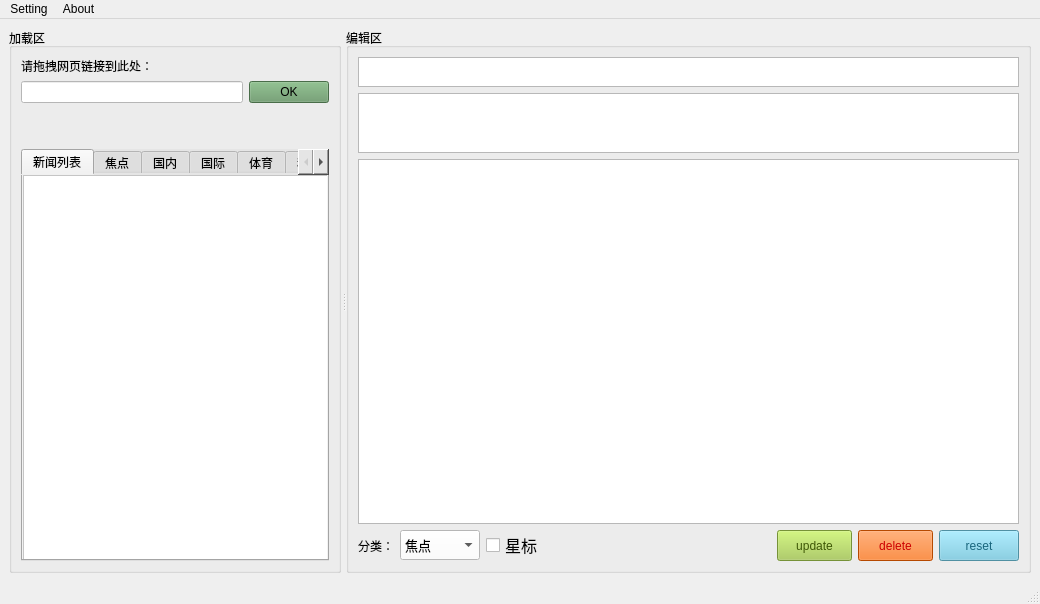
<?xml version="1.0" encoding="UTF-8"?>
<ui version="4.0">
 <class>MainWindow</class>
 <widget class="QMainWindow" name="MainWindow">
  <property name="geometry">
   <rect>
    <x>0</x>
    <y>0</y>
    <width>1040</width>
    <height>604</height>
   </rect>
  </property>
  <property name="windowTitle">
   <string>MainWindow</string>
  </property>
  <widget class="QWidget" name="centralwidget">
   <property name="layoutDirection">
    <enum>Qt::LeftToRight</enum>
   </property>
   <layout class="QHBoxLayout" name="horizontalLayout_4">
    <item>
     <widget class="QSplitter" name="splitter">
      <property name="enabled">
       <bool>true</bool>
      </property>
      <property name="sizePolicy">
       <sizepolicy hsizetype="Expanding" vsizetype="Preferred">
        <horstretch>0</horstretch>
        <verstretch>0</verstretch>
       </sizepolicy>
      </property>
      <property name="orientation">
       <enum>Qt::Horizontal</enum>
      </property>
      <property name="opaqueResize">
       <bool>true</bool>
      </property>
      <property name="handleWidth">
       <number>5</number>
      </property>
      <property name="childrenCollapsible">
       <bool>true</bool>
      </property>
      <widget class="QGroupBox" name="groupBox">
       <property name="enabled">
        <bool>true</bool>
       </property>
       <property name="sizePolicy">
        <sizepolicy hsizetype="Expanding" vsizetype="Preferred">
         <horstretch>0</horstretch>
         <verstretch>0</verstretch>
        </sizepolicy>
       </property>
       <property name="minimumSize">
        <size>
         <width>200</width>
         <height>0</height>
        </size>
       </property>
       <property name="title">
        <string>加载区</string>
       </property>
       <layout class="QVBoxLayout" name="verticalLayout_4">
        <item>
         <layout class="QVBoxLayout" name="verticalLayout_2">
          <item>
           <layout class="QVBoxLayout" name="verticalLayout">
            <item>
             <widget class="QLabel" name="label">
              <property name="text">
               <string>请拖拽网页链接到此处：</string>
              </property>
             </widget>
            </item>
            <item>
             <layout class="QHBoxLayout" name="horizontalLayout">
              <item>
               <widget class="QLineEdit" name="urlLine">
                <property name="styleSheet">
                 <string notr="true">background:white;</string>
                </property>
                <property name="text">
                 <string/>
                </property>
               </widget>
              </item>
              <item>
               <widget class="QPushButton" name="okbutton">
                <property name="styleSheet">
                 <string notr="true">background:#669966;
font: 10pt &quot;Arial&quot;;</string>
                </property>
                <property name="text">
                 <string>OK</string>
                </property>
               </widget>
              </item>
             </layout>
            </item>
           </layout>
          </item>
          <item>
           <spacer name="verticalSpacer">
            <property name="orientation">
             <enum>Qt::Vertical</enum>
            </property>
            <property name="sizeType">
             <enum>QSizePolicy::Fixed</enum>
            </property>
            <property name="sizeHint" stdset="0">
             <size>
              <width>20</width>
              <height>40</height>
             </size>
            </property>
           </spacer>
          </item>
          <item>
           <widget class="QTabWidget" name="tabWidget">
            <property name="sizePolicy">
             <sizepolicy hsizetype="Expanding" vsizetype="Expanding">
              <horstretch>0</horstretch>
              <verstretch>0</verstretch>
             </sizepolicy>
            </property>
            <property name="minimumSize">
             <size>
              <width>200</width>
              <height>0</height>
             </size>
            </property>
            <property name="mouseTracking">
             <bool>false</bool>
            </property>
            <property name="focusPolicy">
             <enum>Qt::TabFocus</enum>
            </property>
            <property name="contextMenuPolicy">
             <enum>Qt::DefaultContextMenu</enum>
            </property>
            <property name="acceptDrops">
             <bool>true</bool>
            </property>
            <property name="styleSheet">
             <string notr="true">background:rgb(229, 229, 229)</string>
            </property>
            <property name="tabPosition">
             <enum>QTabWidget::North</enum>
            </property>
            <property name="tabShape">
             <enum>QTabWidget::Rounded</enum>
            </property>
            <property name="currentIndex">
             <number>0</number>
            </property>
            <property name="elideMode">
             <enum>Qt::ElideNone</enum>
            </property>
            <widget class="QWidget" name="tab2">
             <property name="sizePolicy">
              <sizepolicy hsizetype="Preferred" vsizetype="Preferred">
               <horstretch>0</horstretch>
               <verstretch>0</verstretch>
              </sizepolicy>
             </property>
             <property name="styleSheet">
              <string notr="true">background:white;</string>
             </property>
             <attribute name="title">
              <string>新闻列表</string>
             </attribute>
             <widget class="QTableView" name="tableView">
              <property name="geometry">
               <rect>
                <x>0</x>
                <y>0</y>
                <width>600</width>
                <height>409</height>
               </rect>
              </property>
              <property name="sizePolicy">
               <sizepolicy hsizetype="Expanding" vsizetype="Expanding">
                <horstretch>0</horstretch>
                <verstretch>0</verstretch>
               </sizepolicy>
              </property>
              <property name="minimumSize">
               <size>
                <width>0</width>
                <height>0</height>
               </size>
              </property>
              <property name="styleSheet">
               <string notr="true">background:white;</string>
              </property>
              <property name="verticalScrollBarPolicy">
               <enum>Qt::ScrollBarAsNeeded</enum>
              </property>
              <property name="horizontalScrollBarPolicy">
               <enum>Qt::ScrollBarAsNeeded</enum>
              </property>
              <property name="editTriggers">
               <set>QAbstractItemView::NoEditTriggers</set>
              </property>
              <property name="dragEnabled">
               <bool>true</bool>
              </property>
              <property name="sortingEnabled">
               <bool>true</bool>
              </property>
             </widget>
            </widget>
            <widget class="QWidget" name="tab">
             <property name="styleSheet">
              <string notr="true">background:white;</string>
             </property>
             <attribute name="title">
              <string>焦点</string>
             </attribute>
             <widget class="QTableView" name="tableView_1">
              <property name="geometry">
               <rect>
                <x>0</x>
                <y>0</y>
                <width>600</width>
                <height>409</height>
               </rect>
              </property>
              <property name="styleSheet">
               <string notr="true">background:white;</string>
              </property>
              <property name="editTriggers">
               <set>QAbstractItemView::NoEditTriggers</set>
              </property>
              <property name="dragEnabled">
               <bool>true</bool>
              </property>
              <property name="sortingEnabled">
               <bool>true</bool>
              </property>
             </widget>
            </widget>
            <widget class="QWidget" name="tab_2">
             <property name="styleSheet">
              <string notr="true">background:white;</string>
             </property>
             <attribute name="title">
              <string>国内</string>
             </attribute>
             <widget class="QTableView" name="tableView_2">
              <property name="geometry">
               <rect>
                <x>0</x>
                <y>0</y>
                <width>600</width>
                <height>409</height>
               </rect>
              </property>
              <property name="styleSheet">
               <string notr="true">background:white;</string>
              </property>
              <property name="editTriggers">
               <set>QAbstractItemView::NoEditTriggers</set>
              </property>
              <property name="dragEnabled">
               <bool>true</bool>
              </property>
              <property name="sortingEnabled">
               <bool>true</bool>
              </property>
             </widget>
            </widget>
            <widget class="QWidget" name="tab_3">
             <property name="styleSheet">
              <string notr="true">background:white;</string>
             </property>
             <attribute name="title">
              <string>国际</string>
             </attribute>
             <widget class="QTableView" name="tableView_3">
              <property name="geometry">
               <rect>
                <x>0</x>
                <y>0</y>
                <width>600</width>
                <height>409</height>
               </rect>
              </property>
              <property name="styleSheet">
               <string notr="true">background:white;</string>
              </property>
              <property name="editTriggers">
               <set>QAbstractItemView::NoEditTriggers</set>
              </property>
              <property name="dragEnabled">
               <bool>true</bool>
              </property>
              <property name="sortingEnabled">
               <bool>true</bool>
              </property>
             </widget>
            </widget>
            <widget class="QWidget" name="tab_4">
             <property name="styleSheet">
              <string notr="true">background:white;</string>
             </property>
             <attribute name="title">
              <string>体育</string>
             </attribute>
             <widget class="QTableView" name="tableView_4">
              <property name="geometry">
               <rect>
                <x>0</x>
                <y>0</y>
                <width>600</width>
                <height>409</height>
               </rect>
              </property>
              <property name="styleSheet">
               <string notr="true">background:white;</string>
              </property>
              <property name="editTriggers">
               <set>QAbstractItemView::NoEditTriggers</set>
              </property>
              <property name="dragEnabled">
               <bool>true</bool>
              </property>
              <property name="sortingEnabled">
               <bool>true</bool>
              </property>
             </widget>
            </widget>
            <widget class="QWidget" name="tab_6">
             <property name="styleSheet">
              <string notr="true">background:white;</string>
             </property>
             <attribute name="title">
              <string>科技</string>
             </attribute>
             <widget class="QTableView" name="tableView_6">
              <property name="geometry">
               <rect>
                <x>0</x>
                <y>0</y>
                <width>600</width>
                <height>409</height>
               </rect>
              </property>
              <property name="styleSheet">
               <string notr="true">background:white;</string>
              </property>
              <property name="editTriggers">
               <set>QAbstractItemView::NoEditTriggers</set>
              </property>
              <property name="dragEnabled">
               <bool>true</bool>
              </property>
              <property name="sortingEnabled">
               <bool>true</bool>
              </property>
             </widget>
            </widget>
            <widget class="QWidget" name="tab_5">
             <property name="styleSheet">
              <string notr="true">background:white;</string>
             </property>
             <attribute name="title">
              <string>文娱</string>
             </attribute>
             <widget class="QTableView" name="tableView_5">
              <property name="geometry">
               <rect>
                <x>0</x>
                <y>0</y>
                <width>600</width>
                <height>409</height>
               </rect>
              </property>
              <property name="styleSheet">
               <string notr="true">background:white;</string>
              </property>
              <property name="editTriggers">
               <set>QAbstractItemView::NoEditTriggers</set>
              </property>
              <property name="dragEnabled">
               <bool>true</bool>
              </property>
              <property name="sortingEnabled">
               <bool>true</bool>
              </property>
             </widget>
            </widget>
           </widget>
          </item>
         </layout>
        </item>
       </layout>
      </widget>
      <widget class="QGroupBox" name="groupBox_2">
       <property name="enabled">
        <bool>true</bool>
       </property>
       <property name="minimumSize">
        <size>
         <width>450</width>
         <height>0</height>
        </size>
       </property>
       <property name="styleSheet">
        <string notr="true"/>
       </property>
       <property name="title">
        <string>编辑区</string>
       </property>
       <layout class="QVBoxLayout" name="verticalLayout_3">
        <item>
         <widget class="QTextEdit" name="titleedit">
          <property name="sizePolicy">
           <sizepolicy hsizetype="Expanding" vsizetype="Fixed">
            <horstretch>0</horstretch>
            <verstretch>0</verstretch>
           </sizepolicy>
          </property>
          <property name="maximumSize">
           <size>
            <width>16777215</width>
            <height>30</height>
           </size>
          </property>
          <property name="sizeIncrement">
           <size>
            <width>2</width>
            <height>0</height>
           </size>
          </property>
          <property name="baseSize">
           <size>
            <width>0</width>
            <height>0</height>
           </size>
          </property>
          <property name="font">
           <font>
            <pointsize>12</pointsize>
           </font>
          </property>
          <property name="styleSheet">
           <string notr="true"/>
          </property>
         </widget>
        </item>
        <item>
         <widget class="QTextEdit" name="digestedit">
          <property name="maximumSize">
           <size>
            <width>16777215</width>
            <height>60</height>
           </size>
          </property>
          <property name="font">
           <font>
            <pointsize>12</pointsize>
           </font>
          </property>
          <property name="styleSheet">
           <string notr="true"/>
          </property>
         </widget>
        </item>
        <item>
         <widget class="QTextEdit" name="bodyedit">
          <property name="sizePolicy">
           <sizepolicy hsizetype="Expanding" vsizetype="Expanding">
            <horstretch>0</horstretch>
            <verstretch>0</verstretch>
           </sizepolicy>
          </property>
          <property name="font">
           <font>
            <pointsize>14</pointsize>
           </font>
          </property>
          <property name="styleSheet">
           <string notr="true"/>
          </property>
         </widget>
        </item>
        <item>
         <layout class="QHBoxLayout" name="horizontalLayout_3">
          <property name="sizeConstraint">
           <enum>QLayout::SetFixedSize</enum>
          </property>
          <item>
           <widget class="QLabel" name="label_2">
            <property name="sizePolicy">
             <sizepolicy hsizetype="Preferred" vsizetype="Preferred">
              <horstretch>0</horstretch>
              <verstretch>30</verstretch>
             </sizepolicy>
            </property>
            <property name="minimumSize">
             <size>
              <width>30</width>
              <height>30</height>
             </size>
            </property>
            <property name="layoutDirection">
             <enum>Qt::LeftToRight</enum>
            </property>
            <property name="text">
             <string>分类：</string>
            </property>
           </widget>
          </item>
          <item>
           <widget class="QComboBox" name="categorizebox_m">
            <property name="minimumSize">
             <size>
              <width>80</width>
              <height>30</height>
             </size>
            </property>
            <property name="font">
             <font>
              <family>SimSun-ExtB</family>
              <pointsize>10</pointsize>
              <weight>50</weight>
              <bold>false</bold>
              <kerning>true</kerning>
             </font>
            </property>
            <property name="styleSheet">
             <string notr="true">background:#FFFFFF;</string>
            </property>
            <item>
             <property name="text">
              <string>焦点</string>
             </property>
            </item>
            <item>
             <property name="text">
              <string>国内</string>
             </property>
            </item>
            <item>
             <property name="text">
              <string>国际</string>
             </property>
            </item>
            <item>
             <property name="text">
              <string>体育</string>
             </property>
            </item>
            <item>
             <property name="text">
              <string>文娱</string>
             </property>
            </item>
            <item>
             <property name="text">
              <string>科技</string>
             </property>
            </item>
           </widget>
          </item>
          <item>
           <widget class="QCheckBox" name="starbox">
            <property name="font">
             <font>
              <pointsize>12</pointsize>
             </font>
            </property>
            <property name="text">
             <string>星标</string>
            </property>
           </widget>
          </item>
          <item>
           <spacer name="horizontalSpacer">
            <property name="orientation">
             <enum>Qt::Horizontal</enum>
            </property>
            <property name="sizeType">
             <enum>QSizePolicy::MinimumExpanding</enum>
            </property>
            <property name="sizeHint" stdset="0">
             <size>
              <width>13</width>
              <height>13</height>
             </size>
            </property>
           </spacer>
          </item>
          <item>
           <layout class="QHBoxLayout" name="horizontalLayout_2">
            <property name="sizeConstraint">
             <enum>QLayout::SetFixedSize</enum>
            </property>
            <item>
             <widget class="QPushButton" name="updatebutton">
              <property name="sizePolicy">
               <sizepolicy hsizetype="Fixed" vsizetype="Fixed">
                <horstretch>0</horstretch>
                <verstretch>0</verstretch>
               </sizepolicy>
              </property>
              <property name="minimumSize">
               <size>
                <width>75</width>
                <height>31</height>
               </size>
              </property>
              <property name="styleSheet">
               <string notr="true">color: #3e5706;
background: #a5cd4e;
font: 15pt &quot;Arial&quot;;
padding:5px 0;

   </string>
              </property>
              <property name="text">
               <string>update</string>
              </property>
             </widget>
            </item>
            <item>
             <widget class="QPushButton" name="deletebutton">
              <property name="sizePolicy">
               <sizepolicy hsizetype="Minimum" vsizetype="Fixed">
                <horstretch>0</horstretch>
                <verstretch>0</verstretch>
               </sizepolicy>
              </property>
              <property name="minimumSize">
               <size>
                <width>75</width>
                <height>31</height>
               </size>
              </property>
              <property name="styleSheet">
               <string notr="true">color:#CC0000;
background:#FF6600;
font: 15pt &quot;Arial&quot;;
padding:5px 0;
</string>
              </property>
              <property name="text">
               <string>delete</string>
              </property>
             </widget>
            </item>
            <item>
             <widget class="QPushButton" name="resetbutton">
              <property name="sizePolicy">
               <sizepolicy hsizetype="Minimum" vsizetype="Fixed">
                <horstretch>0</horstretch>
                <verstretch>0</verstretch>
               </sizepolicy>
              </property>
              <property name="minimumSize">
               <size>
                <width>75</width>
                <height>31</height>
               </size>
              </property>
              <property name="styleSheet">
               <string notr="true">color: #19667d;
background: #70c9e3;
font: 75 16pt &quot;Arial&quot;;</string>
              </property>
              <property name="text">
               <string>reset</string>
              </property>
             </widget>
            </item>
           </layout>
          </item>
         </layout>
        </item>
       </layout>
      </widget>
     </widget>
    </item>
   </layout>
  </widget>
  <widget class="QMenuBar" name="menubar">
   <property name="geometry">
    <rect>
     <x>0</x>
     <y>0</y>
     <width>1040</width>
     <height>23</height>
    </rect>
   </property>
   <widget class="QMenu" name="menuAbout">
    <property name="title">
     <string>About</string>
    </property>
    <addaction name="actionAbout"/>
   </widget>
   <widget class="QMenu" name="menu">
    <property name="title">
     <string>Setting</string>
    </property>
    <addaction name="actionSetting"/>
   </widget>
   <addaction name="menu"/>
   <addaction name="menuAbout"/>
  </widget>
  <widget class="QStatusBar" name="statusbar"/>
  <action name="actionAbout">
   <property name="text">
    <string>about</string>
   </property>
  </action>
  <action name="actionSetting">
   <property name="text">
    <string>setting</string>
   </property>
  </action>
 </widget>
 <resources/>
 <connections/>
</ui>
